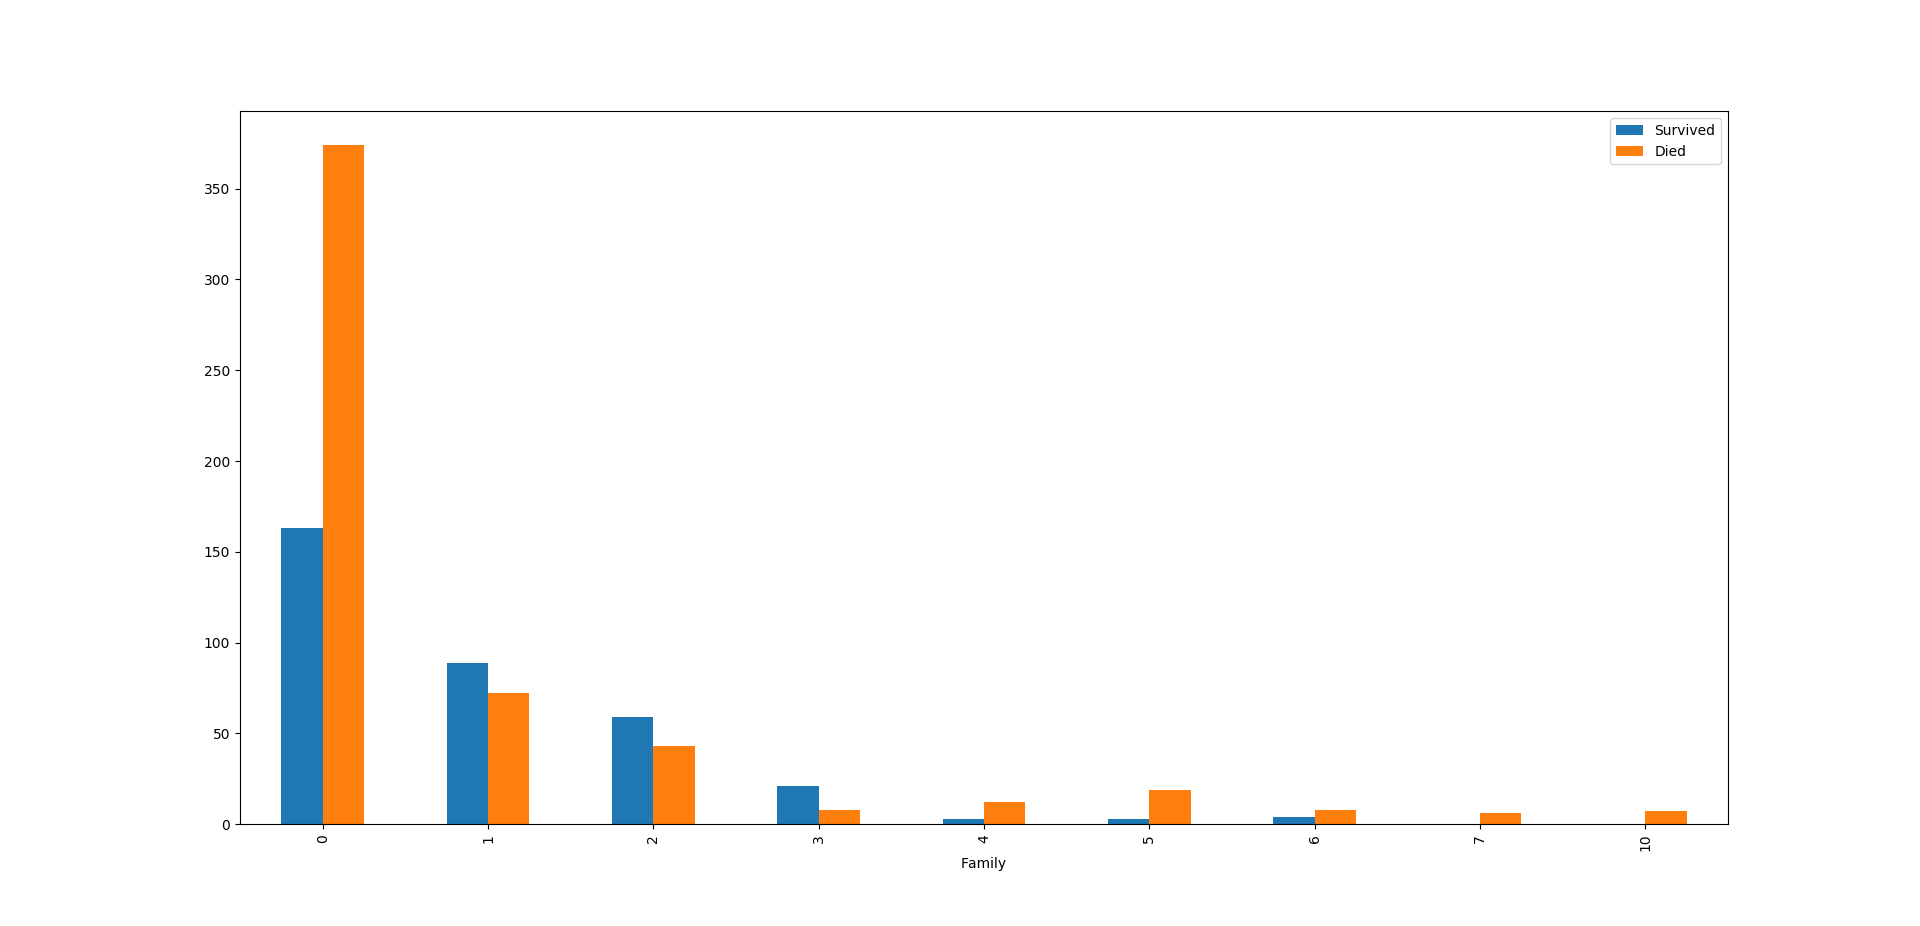

Recreate this plot in Python.
import pandas as pd
import numpy as np
import matplotlib.pyplot as plt

df=pd.read_csv("../datasets/train.csv")
data_test=pd.read_csv("../datasets/test.csv")


# converting male/female to 1/0
df["Gender"] = [ int(item=="male") for item in df["Sex"].tolist()]

# Counting no of family members
sum_list = np.array(df[["Parch","SibSp"]])
c = [ sum(i) for i in sum_list ]
df["Family"] = c

# Keeping the required Items only
df = df[["Pclass","Age","Family","Gender","Fare","Survived"]]

df["Died"]=1-df["Survived"]
print(df['Fare'].max())
df.groupby('Family')[['Survived','Died']].agg('sum').plot(kind='bar')
plt.show()
